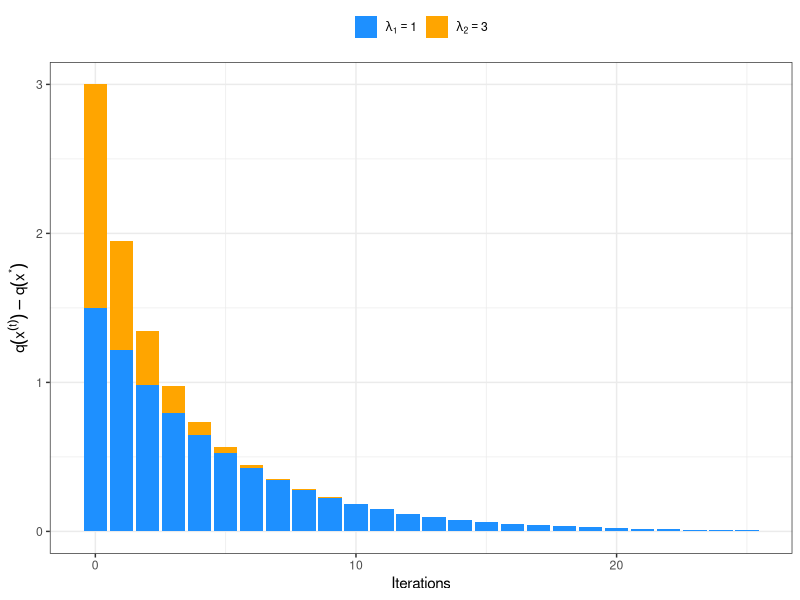

This figure's R source:
# Used in: slides-multivar-first-order-7-gd-quadratic-forms.tex
#
# Generates stacked bar chart of GD regret decomposed by eigenvector mode,
# using the closed-form expression from the slide:
#   q(x^t) - q(x*) = 1/2 * sum_i (1 - 2*alpha*lambda_i)^(2t) * lambda_i * w_i^[0]^2
# A = [[2,1],[1,2]] (eigenvalues lambda_1=1, lambda_2=3), alpha=0.05,
# w0 chosen so both modes have equal initial contribution.
# Produces:
#   figure/gd_conv.pdf

library(ggplot2)

set.seed(123L)

A = matrix(c(2, 1, 1, 2), nrow = 2L)
lambdas = sort(eigen(A)$values)  # c(1, 3), ascending: lambda_1 <= lambda_2

alpha = 0.05
# equal initial contributions: 1/2 * lambda_i * w0_i^2 = 1.5 for both modes
w0 = c(sqrt(3), 1)
n_iter = 25L

t_seq = 0:n_iter

contributions = do.call(rbind, lapply(seq_along(lambdas), function(i) {
  contrib = 0.5 * lambdas[i] * (1 - 2 * alpha * lambdas[i])^(2 * t_seq) * w0[i]^2
  data.frame(t = t_seq, contribution = contrib, mode = paste0("mode", i))
}))
contributions$mode = factor(contributions$mode, levels = c("mode2", "mode1"))

p = ggplot(contributions, aes(x = t, y = contribution, fill = mode)) +
  geom_col() +
  scale_fill_manual(
    values = c("mode1" = "dodgerblue", "mode2" = "orange"),
    breaks = c("mode1", "mode2"),
    labels = expression(lambda[1] == 1, lambda[2] == 3),
    name = NULL
  ) +
  labs(x = "Iterations", y = expression(q(x^(t)) - q(x^"*"))) +
  theme_bw() +
  theme(legend.position = "top")

ggsave("../figure/gd_conv.pdf", plot = p, width = 4, height = 3)
